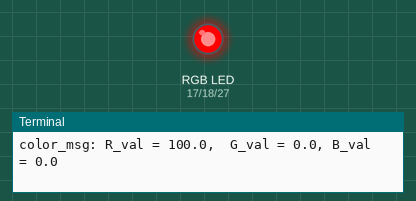
A program run on a simulated Raspberry Pi (BCM pin numbers). Shown: an RGB LED mixed from three pins (HIGH = lit), the last lines printed to the terminal.

Above: at 0.2 s.
At 1.2 s:
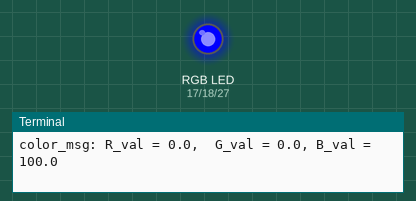
At 1.7 s:
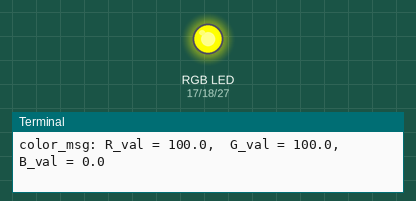
At 2.2 s:
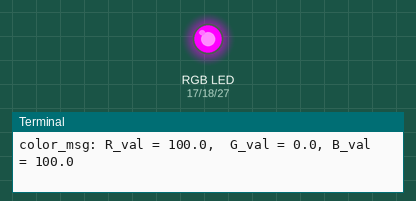
At 3.7 s:
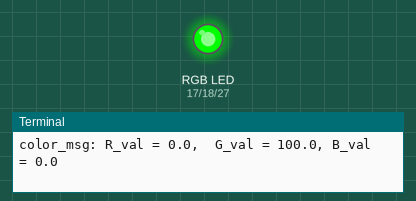
At 5.7 s:
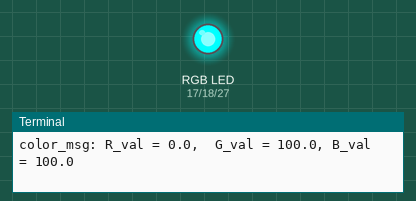
Timing chart, 0 to 6.9 s (numbered marks = the images above):
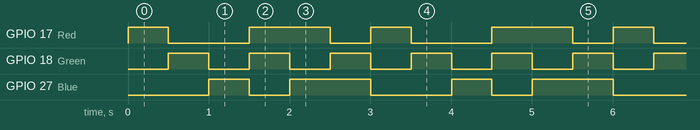

The program:

rgbled.py
```python
import RPi.GPIO as GPIO
import time

COLOR = [0xFF0000, 0x00FF00, 0x0000FF, 0xFFFF00, 0xFF00FF, 0x00FFFF]
pins = {'Red':17, 'Green':18, 'Blue':27}

def setup():
    global p_R, p_G, p_B
    GPIO.setmode(GPIO.BCM)
    for i in pins:
        GPIO.setup(pins[i], GPIO.OUT, initial=GPIO.LOW)

    # Set all led as pwm channel and frequece to 2KHz
    p_R = GPIO.PWM(pins['Red'], 2000)
    p_G = GPIO.PWM(pins['Green'], 2000)
    p_B = GPIO.PWM(pins['Blue'], 2000)

    # Set all begin with value 0
    p_R.start(0)
    p_G.start(0)
    p_B.start(0)

def MAP(x, in_min, in_max, out_min, out_max):
    return (x - in_min) * (out_max - out_min) / (in_max - in_min) + out_min

def setColor(color):
    # Devide colors from 'color' veriable
    R_val = (color & 0xFF0000) >> 16
    G_val = (color & 0x00FF00) >> 8
    B_val = (color & 0x0000FF) >> 0

    # Map color value from 0~255 to 0~100
    R_val = MAP(R_val, 0, 255, 0, 100)
    G_val = MAP(G_val, 0, 255, 0, 100)
    B_val = MAP(B_val, 0, 255, 0, 100)

    # Change the colors
    p_R.ChangeDutyCycle(R_val)
    p_G.ChangeDutyCycle(G_val)
    p_B.ChangeDutyCycle(B_val)

    print ("color_msg: R_val = %s,  G_val = %s, B_val = %s"%(R_val, G_val, B_val))

def main():
    while True:
        for color in COLOR:
            setColor(color)
            time.sleep(0.5)

def destroy():
    # Stop all pwm channel
    p_R.stop()
    p_G.stop()
    p_B.stop()
    # Turn off all LEDs
    GPIO.output(pins, GPIO.LOW)
    # Release resource
    GPIO.cleanup()

# If run this script directly, do:
if __name__ == '__main__':
    setup()
    try:
        main()
    # When 'Ctrl+C' is pressed, the child program
    # destroy() will be  executed.
    except KeyboardInterrupt:
        destroy()
```

Measured:
- by itself, GPIO 17 (Red): repeats every 3.0 s: LOW 1.0 s, HIGH 1.0 s, LOW 0.50 s, HIGH 0.50 s
- by itself, GPIO 18 (Green): alternates HIGH for 0.50 s and LOW for 0.50 s
- by itself, GPIO 27 (Blue): repeats every 3.0 s: LOW 0.50 s, HIGH 1.0 s, LOW 1.0 s, HIGH 0.50 s
